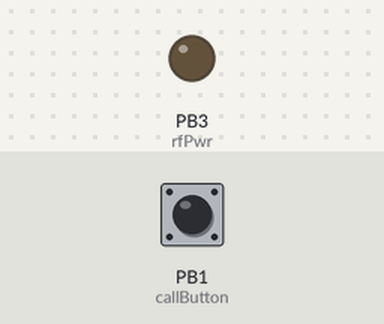
The sketch below on a simulated ATtiny85, built with avr-gcc and run on an emulated ATtiny85. Parts: output pins drawn as LEDs (lit = HIGH). The inputs (shaded band) are chosen by the test bench; at power-on: PB1 (callButton) HIGH. Sleep ends after the set time or at an interrupt; EEPROM starts erased; no radio packets arrive unless stated; pins used as bus, display or sensor lines are not drawn.

Above: at 1.2 s.
1.3 s: PB1 (callButton) pulled LOW for 0.15 s
At 1.58 s:
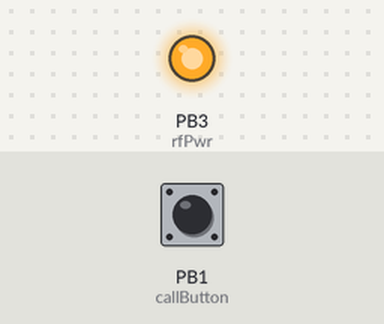
Timing chart, 0 to 4.3 s (numbered marks = the images above; inputs shaded):
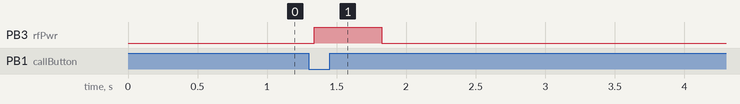

The sketch:

RTU_PIR_LOWB_0417.ino
```cpp
/*
 RF Transmitter with ATTiny85 for the PIR

 20/05/15: Copied the 'RF_Pendant_V1_1_060515', removed the Sleep, Check battery, & Bedlight functions.
 11/04/2017: Added Low Battery Warning. added Intrrupt.
 */

//____________________________________________________________________________________________
#define F_CPU 8000000                           // Set Clk to 8MHz

#include <crc16.h>                              // for VW
#include <VirtualWire.h>                        // Using V1.19
#include <avr/sleep.h>                          // Sleep Modes
#include <avr/power.h>                          // Power Management
#include <EEPROM.h>

long batteryAlertThreshhold = 3190;

const int callButton = 1;                       // PB1 - Pin6 Call Switch
const int rfData = 0;                           // PB0 - Pin5 RF data & LED
const int rfPwr = 3;                            // PB3 - Pin2 Rf power
//const int lightButton = 4;                      // PB4 - Pin3 Bed light Switch

//const unsigned int lightConv = 16384;           // "OR" value for light button ID (4000h = 01000000 00000000)

char msg[7];                                    // Message digit length (6digits + 1 = 7)

int unsigned IDnum;
int idHigh;                                     // High byte of ID num for EEPROM
int idLow;                                      // Low byte of ID num for EEPROM

ISR (PCINT0_vect){                              // Interrupt vector
}

//____________________________________________________________________________________________
void setup() {
  pinMode(callButton, INPUT);                   // Switch is input
  digitalWrite (callButton, HIGH);              // internal pull-up
  pinMode(rfData,OUTPUT);                       // rfData/LED is output
  digitalWrite(rfData, LOW);                    // turn off RF data
   pinMode(rfPwr, OUTPUT);                       // rfPwr is output
  digitalWrite(rfPwr, LOW);                     // turn off RF power
//  pinMode(lightButton, INPUT);                  // Switch is input
//  digitalWrite (lightButton, HIGH);             // internal pull-up

  readID();                                     // Get ID from EEPROM

  EEPROM.write(16, OSCCAL);                     // write old osccal value to addr 12
  OSCCAL = EEPROM.read(17);                     // read new from addr 13
 if(EEPROM.read(18) != OSCCAL)
    EEPROM.write(18, OSCCAL);                     // write new osccal value to addr 14

  if(EEPROM.read(21) != 0x0B)
    EEPROM.write(21, 0x0B);                         // F/w date - day
  if(EEPROM.read(22) != 0x04)
    EEPROM.write(22, 0x04);                         // F/w date - month
  if(EEPROM.read(21) != 0x11)
    EEPROM.write(23, 0x11);                         // F/w date - year

  vw_setup(2400);                               // VirtualWire set-up. Bits per sec
  vw_set_tx_pin(rfData);                        // Set Tx pin to rfData

    // pin change interrupt (D0 & D4)
  PCMSK = bit (PCINT1);// | bit (PCINT4);          // pins 6(PB1) and 3(PB4)
  GIFR   |= bit (PCIF);                         // clear any outstanding interrupts
  GIMSK  |= bit (PCIE);                         // enable pin change interrupts
  sei();
}

//____________________________________________________________________________________________
void loop() {
  //Trigger on Call input
  int bounce1 = digitalRead(callButton);	// De-bounce - 1st read
  delay(40);					// Wait
  int bounce2 = digitalRead(callButton);	// De-bounce - 2nd read
  if ((bounce1 == bounce2) && (bounce1 == LOW))	// If both bounces are the same and LOW
  {
     digitalWrite(rfPwr, HIGH);                  // turn on RF power
    delay(300);                                 // allow Rf module to settle
    itoa(IDnum,msg,10);                           // Convert int data to Char array directly, ASCII-encoded decimal(base10)
    if ((getVoltage() > batteryAlertThreshhold))
      msg[strlen(msg)] = 'H';                    //BATTERY STATUS
    if ((getVoltage() < batteryAlertThreshhold))
      msg[strlen(msg)] = 'L';
    vw_send((uint8_t *)msg, strlen(msg));
    vw_wait_tx();                                 // Wait until the whole message is gone                                   // send it out (1)
    vw_send((uint8_t *)msg, strlen(msg));
    vw_wait_tx();                                 // Wait until the whole message is gone                                  // send it out again. (2)
    vw_send((uint8_t *)msg, strlen(msg));
    vw_wait_tx();                                 // Wait until the whole message is gone                                  // send it out again. (3)
    digitalWrite(rfPwr, LOW);                   // turn off RF power
    delay(100);
    digitalWrite(rfData, HIGH);
    delay(1000);
    digitalWrite(rfData, LOW);
    chkBat(5,300);                                   // check battery status
    //delay(500);                                 // Try to stop extra triggers
  }
  goToSleep();
}

//____________________________________________________________________________________________
/*void sendRf(){
 itoa(IDnum,msg,10);                           // Convert int data to Char array directly, ASCII-encoded decimal(base10)
 vw_send((uint8_t *)msg, strlen(msg));
 vw_wait_tx();                                 // Wait until the whole message is gone
 }
 */
void ledBlink(int times, int lengthms){         // Routine for blinking a LED
  for (int x=0; x<times;x++){
    digitalWrite(rfData, HIGH);
    delay (lengthms);
    digitalWrite(rfData, LOW);
    delay(lengthms);
  }
}
//______________________________________________________________________________________________
void readID() {                                 // Reads ID no. from EEPROM
  idLow = EEPROM.read(25);	        // Read low from addr 24
  idHigh = EEPROM.read(24);               // Read high from addr 25
  IDnum = word(idHigh, idLow);            // convert to one word
}
//_________________________________________________________________________________________________
void goToSleep ()
{
  set_sleep_mode(SLEEP_MODE_PWR_DOWN);
  ADCSRA &= ~_BV(ADEN);                         // disable ADC
  ACSR |= _BV(ACD);                             // disable the analogue comparator
  power_all_disable ();                         // power off ADC, Timer 0 / 1, serial interface
  sleep_enable();
  sleep_cpu();                                  // go to sleep

  // Wakes up here after the interrupts
  sleep_disable();
  power_all_enable();                           // power everything back on
}

//_____________________________________________________________________________________

long getVoltage(){

  ADCSRA = bit(ADEN);
  ADMUX = _BV(MUX3) | _BV(MUX2);
  delay(2); // Wait for Vref to settle
  ADCSRA |= _BV(ADSC); // Start conversion
  while (bit_is_set(ADCSRA,ADSC)); // measuring

  uint8_t low  = ADCL; // must read ADCL first - it then locks ADCH
  uint8_t high = ADCH; // unlocks both

  long result = (high<<8) | low;

  result = 1125300L / result; // Calculate Vcc (in mV); 1125300 = 1.1*1023*1000

  ADMUX&=~(REFS0);
  ADMUX&=~(REFS1);
  return result; // Vcc in millivolts
}
//___________________________________________________________________________________

void chkBat(int times, int lengthms)
{
  if ((getVoltage() < batteryAlertThreshhold) ) // if the battery is below the threshold and the button wasnt pressed, then beep
  {
    delay (500);
    for (int x=0; x<times;x++)
    {
      digitalWrite(rfData,HIGH );
      delay (lengthms);
      digitalWrite(rfData, LOW);
      delay (lengthms/2);
    }                          // warning flash
  }
}
```

Measured:
- after the input at 1.3 s, PB3 (rfPwr): LOW → HIGH at once, → LOW 0.48 s later
